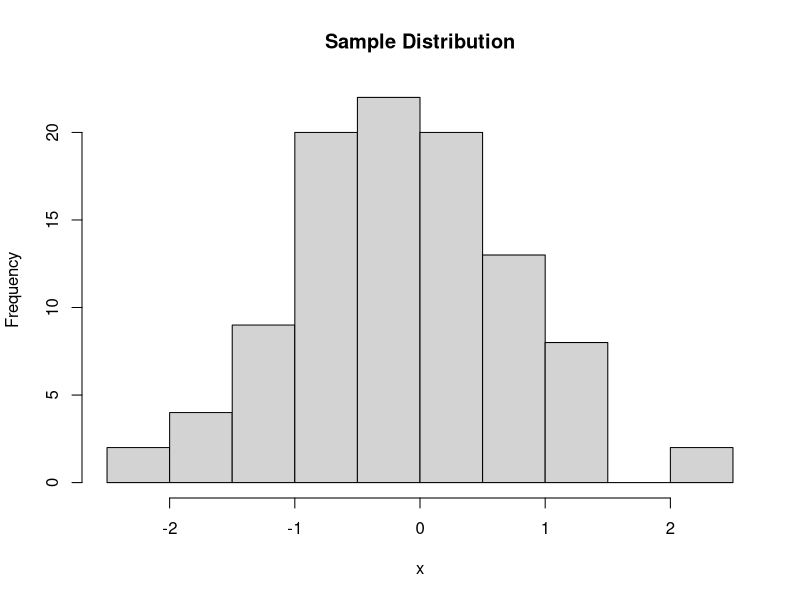
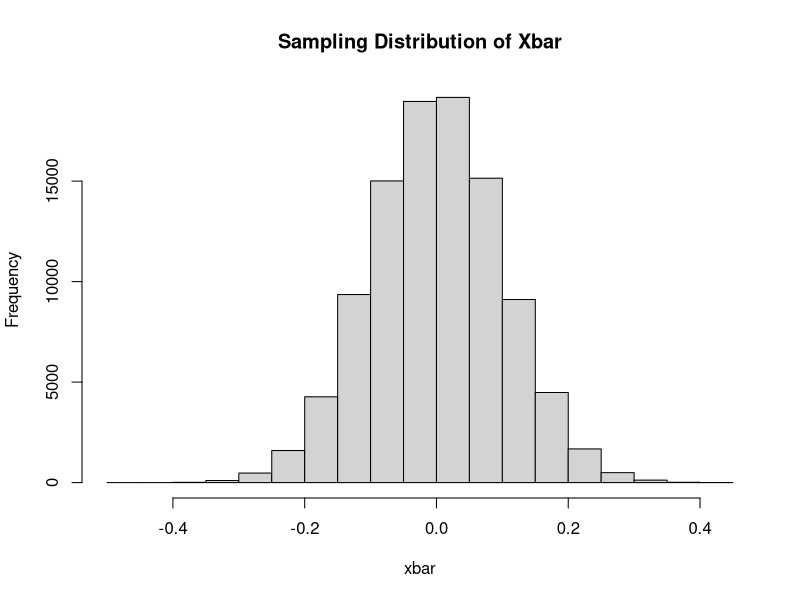
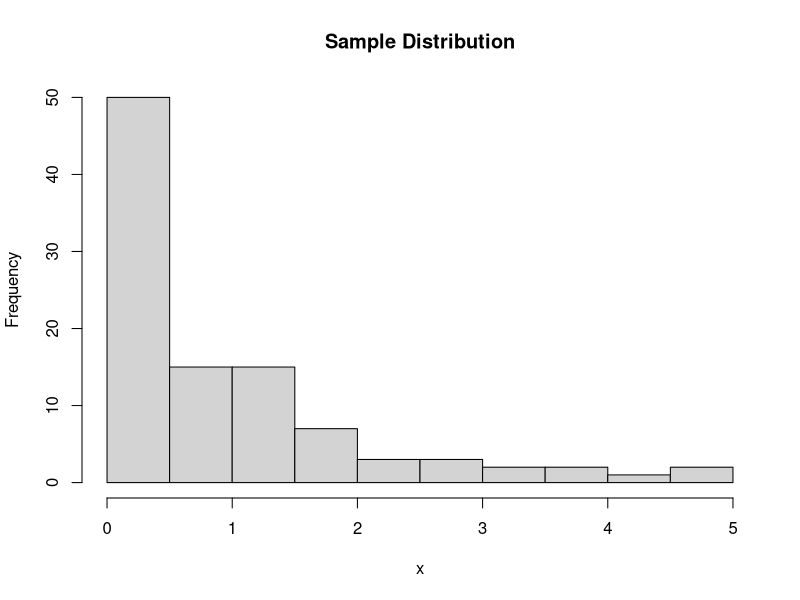
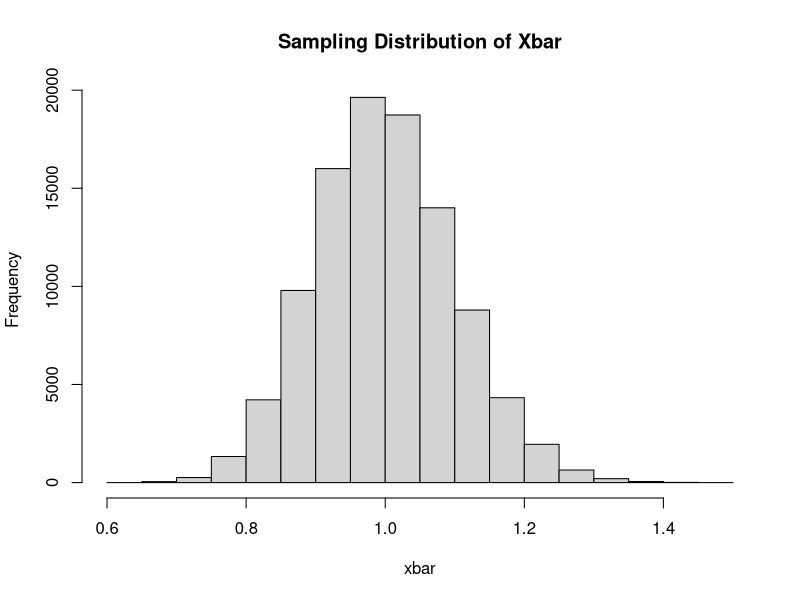

Generate these figures, in order, with R:
## ---- chunk 1
x = rnorm(n=100, mean=0, sd=1)
mean(x)
hist(x, main="Sample Distribution")
## ---- chunk 2
R = 100000
xbar = double(R)
for(r in 1:R){
    x = rnorm(n=100, mean=0, sd=1)
    xbar[r] = mean(x)
}
hist(xbar, main="Sampling Distribution of Xbar")
## ---- chunk 3
mean(xbar)
var(xbar)
## ---- chunk 4
x = rexp(n=100, rate=1)
hist(x, main="Sample Distribution")
## ---- chunk 5
R = 100000
xbar = double(R)
for(r in 1:R){
  x = rexp(n=100, rate=1)
  xbar[r] = mean(x)
}
hist(xbar, main="Sampling Distribution of Xbar")
## ---- chunk 6
mean(xbar)
var(xbar)
